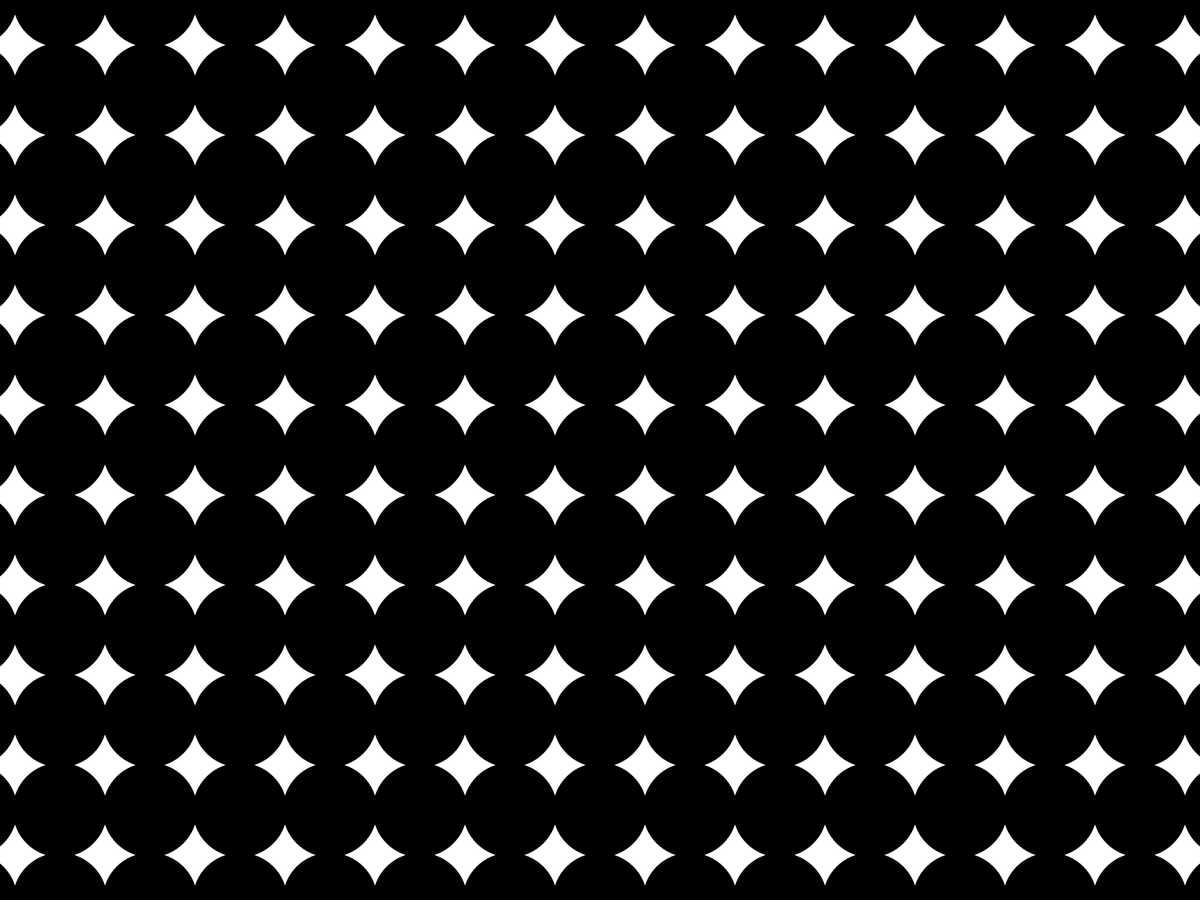
Frame 1 (no input)
Frame 60 (the mouse pressed at the canvas centre just before this capture): identical to frame 1, image omitted
Frame 120 (the mouse held since frame 60 and released just before this capture): identical to frame 1, image omitted

The Processing sketch that drew this single still picture (run headless with seeded random() and noise(); from frame 60 on, the mouse is pressed at the canvas centre):

// Processing sketch: example_raster
// ── example_raster.pde
void setup() {
  fullScreen();
  colorMode(HSB, 360, 100, 100);
}

void draw() {
  translate(width/2, height/2);
  scale(height/1000.0);
  
  noStroke();
  background(0, 0, 100);
  fill(0, 0, 0);
  
  for (int y = -10; y < 10; y++) {
    for (int x = -10; x < 10; x++) {
      ellipse(x*100, y*100, 105, 105);
    }
  }
}
